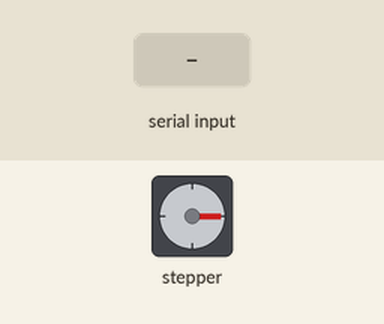
Simulated run of this sketch. Board: Arduino Uno, built with avr-gcc and run on an emulated ATmega328P. Parts: stepper motor. The inputs (shaded band) are chosen by the test bench. Stepper angles assume 200 steps per turn.

Above: at 1.2 s.
1.3 s: "90,45\n" received over Serial
At 2.4 s:
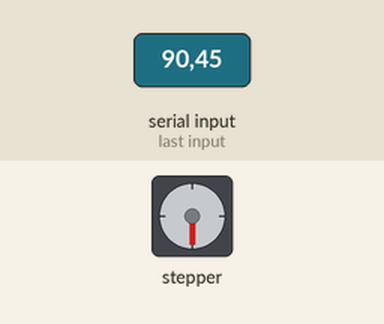
4.3 s: "200\n" received over Serial
At 6.02 s:
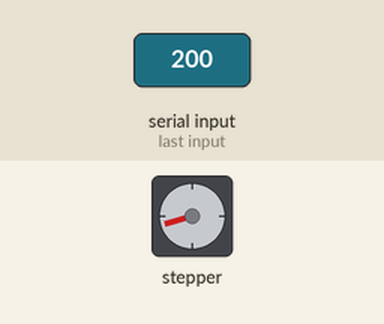
Timing chart, 0 to 13.3 s (numbered marks = the images above; inputs shaded):
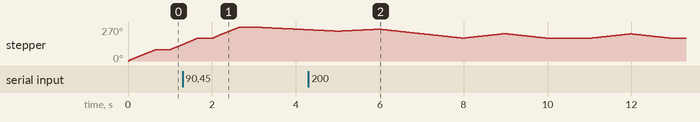

The sketch:

python_com.ino
```cpp
#include <MobaTools.h>

//Move 8 steps pause 1 second and repeat endlessly
const byte stepPin = 3;
const byte dirPin = 2;
//const byte enablePin = 8;
int stepsToMove = 8;
unsigned long stepDelay = 1000; // milliseconds
MoToStepper stepper( 200, STEPDIR );

void setup() {
  Serial.begin(115200);
  Serial.setTimeout(1);

  stepper.attach( stepPin, dirPin );
  stepper.setSpeedSteps(750);  // = 75 steps/second (steps in 10 seconds)
  stepper.setRampLen(10);
  stepper.setZero();
}

void loop() {
  // put your main code here, to run repeatedly:
  // while (!Serial.available());

  int x = Serial.readString().toInt();
  if (x != 0)
  {
    stepper.setSpeedSteps(x);
  }

  stepper.moveTo(50);
  delay(stepDelay);
  stepper.moveTo(100);
  delay(stepDelay);
  stepper.moveTo(150);
  delay(stepDelay);
}
```
